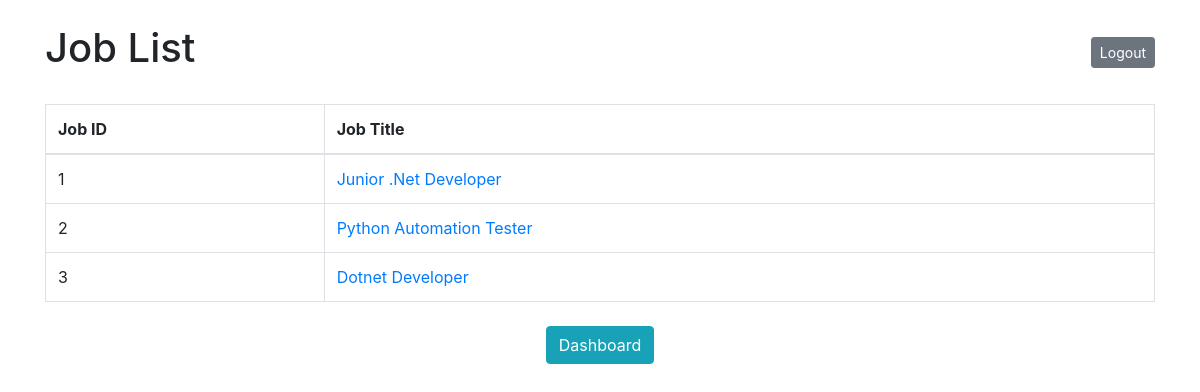
The page /job/jobseeker_list/ (signed in) on the database its author committed.
### job/models.py (models this page shows, shortened)
class job_model(models.Model):
    job_title=models.CharField(max_length=200)
    job_location = models.CharField(max_length=100)
    job_description=models.TextField()
    job_posted_date = models.DateTimeField(auto_now_add=True)
    apply_url=models.URLField()
    posted_by = models.ForeignKey(Profile, on_delete=models.CASCADE, related_name='jobs_posted')

### job/views.py (the view)
# urls.py: path('jobseeker_list/', views.jobseeker_list,name='jobseeker_list'),
@login_required
def jobseeker_list(request):
    obj=job_model.objects.all()
    return render(request,'job/jobseeker_list.html',{'list':obj})

### job/templates/job/jobseeker_list.html (shortened to what this page needs)
<!DOCTYPE html>
<html lang="en">
<head>
    <link rel="stylesheet" href="https://cdn.jsdelivr.net/npm/bootstrap@4.6.2/dist/css/bootstrap.min.css">
</head>
<body>
    <div class="container mt-4">
        <div class="d-flex justify-content-between align-items-center mb-4">
            <h1>Job List</h1>
            <a href="{% url 'user:logout' %}" class="btn btn-sm btn-secondary">Logout</a>
        </div>
        <table class="table table-bordered">
            <thead>
                <tr>
                    <th>Job ID</th>
                    <th>Job Title</th>
                </tr>
            </thead>
            <tbody>
                {% for i in list %}
                <tr>
                    <td>{{ i.id }}</td>
                    <td><a href="{% url 'job:job_details' i.id %}">{{ i.job_title }}</a></td>
                </tr>
                {% endfor %}
            </tbody>
        </table>
        <div class="mt-4 text-center">
            <a href="{% url 'user:jobdashboard' %}" class="btn btn-info mx-2">Dashboard</a>
        </div>
    </div>
</body>
</html>

### rows shown on the page
job_model: id "1", job_title "Junior .Net Developer"
job_model: id "2", job_title "Python Automation Tester"
job_model: id "3", job_title "Dotnet Developer"
